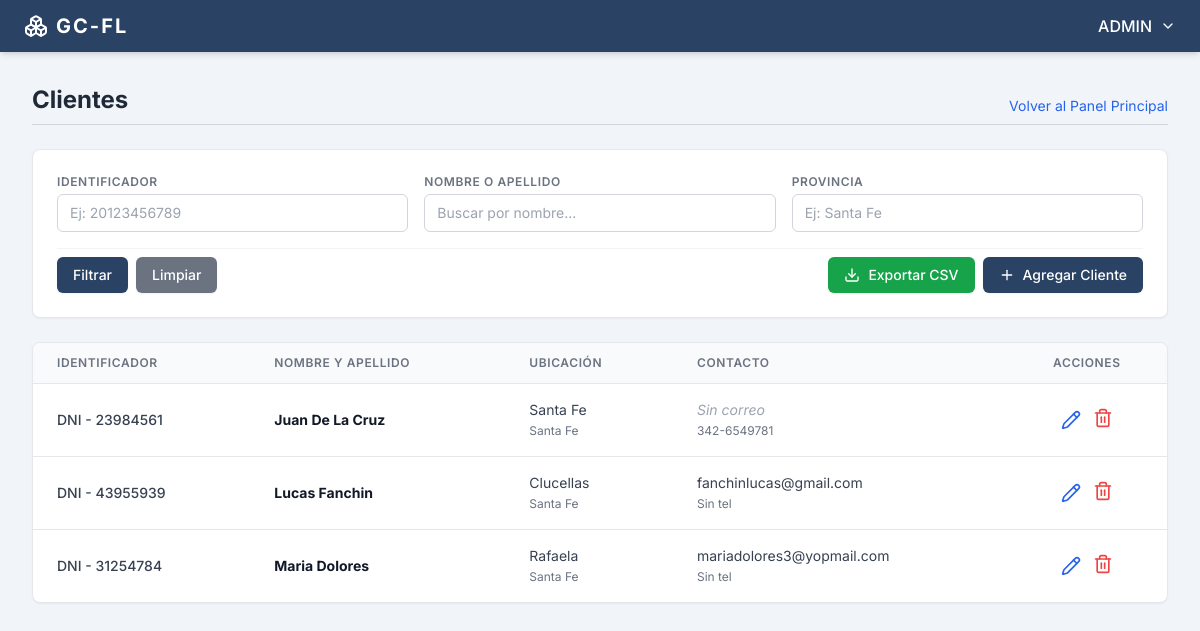
The page /clientes/ (signed in) on the database its author committed.
### users/models.py (models this page shows)
class User(AbstractUser):
    class Meta:
        db_table = 'users'
        verbose_name = 'User'
        verbose_name_plural = 'Users'

### clientes/models.py (models this page shows, shortened)
class Cliente(models.Model):
    TIPO_DOCUMENTO_CHOICES = [
        ('DNI', 'DNI'),
        ('CUIL', 'CUIL'),
        ('CUIT', 'CUIT'),
        ('PASAPORTE', 'PASAPORTE'),
    ]
    nombre = models.CharField(max_length=100)
    apellido = models.CharField(max_length=100)
    tipo_documento = models.CharField(max_length=20, choices=TIPO_DOCUMENTO_CHOICES, default='DNI')
    numero_documento = models.CharField(max_length=50, unique=True)
    provincia = models.CharField(max_length=100)
    localidad = models.CharField(max_length=100)
    direccion = models.CharField(max_length=200)
    barrio = models.CharField(max_length=100, blank=True, null=True)
    codigo_postal = models.CharField(max_length=20)
    telefono = models.CharField(max_length=50, blank=True, null=True)
    email = models.EmailField(blank=True, null=True)
    fecha_registro = models.DateTimeField(auto_now_add=True)
    class Meta:
        db_table = 'clientes'
        verbose_name = 'Cliente'
        verbose_name_plural = 'Clientes'
        ordering = ['nombre', 'apellido'] # Ordena por nombre

### clientes/views.py (the view, shortened to what this page needs)
# urls.py: path('', views.clientes_list, name='clientes_list'),
@login_required
def clientes_list(request):
    max_permission = UserRole.objects.filter(user_id=request.user).aggregate(
        max_permission=models.Max('role__clientes')
    )['max_permission'] or 0
    if max_permission == 0:
        messages.error(request, 'No tienes acceso al módulo de Clientes.')
        return redirect('dashboard')
    clientes_list = Cliente.objects.all()
    nombre = request.GET.get('nombre')
    documento = request.GET.get('documento')
    provincia = request.GET.get('provincia')
    if nombre:
        clientes_list = clientes_list.filter(
            models.Q(nombre__icontains=nombre) | models.Q(apellido__icontains=nombre)
        )
    if documento:
        clientes_list = clientes_list.filter(numero_documento__icontains=documento)
    if provincia:
        clientes_list = clientes_list.filter(provincia__icontains=provincia)
    paginator = Paginator(clientes_list, 10) # 10 clientes por página
    page_number = request.GET.get('page')
    page_obj = paginator.get_page(page_number)
    context = {
        'page_obj': page_obj,
        'max_permission': max_permission, # Util para ocultar botones de editar/borrar en el HTML
    }
    return render(request, 'clientes/clientes_list.html', context)

### clientes/templates/clientes/clientes_list.html (shortened to what this page needs)
<!DOCTYPE html>
<html lang="es">
<head>
    <script src="https://cdn.tailwindcss.com"></script>
</head>
<body class="min-h-screen flex flex-col">
    <nav class="bg-[#2a4365] text-white px-6 py-3 flex justify-between items-center shadow-md relative z-20">
        <div class="flex items-center space-x-2">
            <i data-lucide="boxes" class="w-6 h-6"></i>
            <span class="font-bold text-xl tracking-widest">GC-FL</span>
        </div>
        <div class="relative">
            <button onclick="toggleDropdown()" class="flex items-center space-x-2 hover:text-gray-200 focus:outline-none transition-colors">
                <span class="font-medium text-transform: uppercase">{{ user.username }}</span>
                <i data-lucide="chevron-down" class="w-4 h-4"></i>
            </button>
        </div>
    </nav>
    <main class="flex-1 p-8 max-w-7xl mx-auto w-full relative z-10">
        <div class="mb-6 border-b border-gray-300 pb-2 flex justify-between items-end">
            <h1 class="text-2xl font-bold text-gray-800">Clientes</h1>
            <a href="{% url 'dashboard' %}" class="text-sm text-blue-600 hover:underline">Volver al Panel Principal</a>
        </div>
        <div class="bg-white rounded-lg shadow-sm border border-gray-200 p-6 mb-6">
            <form method="GET" action="{% url 'clientes:clientes_list' %}">
                <div class="grid grid-cols-1 md:grid-cols-3 gap-4 mb-4">
                    <div>
                        <label class="block text-xs font-semibold text-gray-500 uppercase tracking-wider mb-1">Identificador</label>
                        <input type="text" name="documento" value="{{ request.GET.documento }}" placeholder="Ej: 20123456789" class="w-full border border-gray-300 rounded-md py-2 px-3 text-sm focus:outline-none focus:border-[#2a4365] focus:ring-1 focus:ring-[#2a4365]">
                    </div>
                    <div>
                        <label class="block text-xs font-semibold text-gray-500 uppercase tracking-wider mb-1">Nombre o Apellido</label>
                        <input type="text" name="nombre" value="{{ request.GET.nombre }}" placeholder="Buscar por nombre..." class="w-full border border-gray-300 rounded-md py-2 px-3 text-sm focus:outline-none focus:border-[#2a4365] focus:ring-1 focus:ring-[#2a4365]">
                    </div>
                    <div>
                        <label class="block text-xs font-semibold text-gray-500 uppercase tracking-wider mb-1">Provincia</label>
                        <input type="text" name="provincia" value="{{ request.GET.provincia }}" placeholder="Ej: Santa Fe" class="w-full border border-gray-300 rounded-md py-2 px-3 text-sm focus:outline-none focus:border-[#2a4365] focus:ring-1 focus:ring-[#2a4365]">
                    </div>
                </div>
                <div class="flex flex-col sm:flex-row justify-between items-center pt-2 border-t border-gray-100 gap-4 sm:gap-0 mt-4">
                    <div class="flex gap-2 w-full sm:w-auto">
                        <button type="submit" class="bg-[#2a4365] hover:bg-[#1e324b] text-white font-medium py-2 px-4 rounded-md text-sm transition-colors shadow-sm flex-1 sm:flex-none">
                            Filtrar
                        </button>
                        <a href="{% url 'clientes:clientes_list' %}" class="bg-gray-500 hover:bg-gray-600 text-white text-center font-medium py-2 px-4 rounded-md text-sm transition-colors shadow-sm flex-1 sm:flex-none">
                            Limpiar
                        </a>
                    </div>
                    <div class="flex gap-2 w-full sm:w-auto">
                        <a href="?export=csv&nombre={{ request.GET.nombre }}&documento={{ request.GET.documento }}&provincia={{ request.GET.provincia }}" class="bg-green-600 hover:bg-green-700 text-white font-medium py-2 px-4 rounded-md text-sm transition-colors shadow-sm flex items-center justify-center flex-1 sm:flex-none">
                            <i data-lucide="download" class="w-4 h-4 mr-2"></i> Exportar CSV
                        </a>
                        {% if max_permission >= 2 %}
                        <a href="{% url 'clientes:cliente_create' %}" class="bg-[#2a4365] hover:bg-[#1e324b] text-white font-medium py-2 px-4 rounded-md text-sm transition-colors shadow-sm flex items-center justify-center flex-1 sm:flex-none">
                            <i data-lucide="plus" class="w-4 h-4 mr-2"></i> Agregar Cliente
                        </a>
                        {% endif %}
                    </div>
                </div>
            </form>
        </div>
        <div class="bg-white rounded-lg shadow-sm border border-gray-200 overflow-hidden">
            <div class="table-container">
                <table class="w-full text-left border-collapse">
                    <thead>
                        <tr class="bg-gray-50 border-b border-gray-200">
                            <th class="py-3 px-6 text-xs font-semibold text-gray-500 uppercase tracking-wider">Identificador</th>
                            <th class="py-3 px-6 text-xs font-semibold text-gray-500 uppercase tracking-wider">Nombre y Apellido</th>
                            <th class="py-3 px-6 text-xs font-semibold text-gray-500 uppercase tracking-wider">Ubicación</th>
                            <th class="py-3 px-6 text-xs font-semibold text-gray-500 uppercase tracking-wider hidden md:table-cell">Contacto</th>
                            {% if max_permission >= 2 %}
                            <th class="py-3 px-6 text-xs font-semibold text-gray-500 uppercase tracking-wider text-center">Acciones</th>
                            {% endif %}
                        </tr>
                    </thead>
                    <tbody class="text-sm text-gray-700 divide-y divide-gray-200">
                        {% for cliente in page_obj %}
                        <tr class="hover:bg-gray-50 transition-colors">
                            <td class="py-4 px-6 font-medium">{{ cliente.tipo_documento }} - {{ cliente.numero_documento }}</td>
                            <td class="py-4 px-6 font-bold text-gray-900">{{ cliente.nombre }} {{ cliente.apellido }}</td>
                            <td class="py-4 px-6">
                                <span class="block">{{ cliente.localidad }}</span>
                                <span class="text-xs text-gray-500">{{ cliente.provincia }}</span>
                            </td>
                            <td class="py-4 px-6 hidden md:table-cell">
                                <span class="block">{% if cliente.email %}{{ cliente.email }}{% else %}<span class="text-gray-400 italic">Sin correo</span>{% endif %}</span>
                                <span class="text-xs text-gray-500">{% if cliente.telefono %}{{ cliente.telefono }}{% else %}Sin tel{% endif %}</span>
                            </td>
                            {% if max_permission >= 2 %}
                            <td class="py-4 px-6 text-center">
                                <div class="flex items-center justify-center space-x-3">
                                    <a href="{% url 'clientes:cliente_edit' cliente.pk %}" class="text-blue-600 hover:text-blue-800 transition-colors" title="Editar">
                                        <i data-lucide="pencil" class="w-5 h-5"></i>
                                    </a>
                                    <form method="POST" action="{% url 'clientes:cliente_delete' cliente.pk %}" onsubmit="return confirm('¿Estás seguro de eliminar este cliente?');">
                                        <button type="submit" class="text-red-500 hover:text-red-700 transition-colors" title="Eliminar">
                                            <i data-lucide="trash-2" class="w-5 h-5"></i>
                                        </button>
                                    </form>
                                </div>
                            </td>
                            {% endif %}
                        </tr>
                        {% empty %}
                        <tr>
                            <td colspan="5" class="py-8 text-center text-gray-500">No se encontraron clientes.</td>
                        </tr>
                        {% endfor %}
                    </tbody>
                </table>
            </div>
        </div>
    </main>
</body>
</html>

### clientes/templates/clientes/clientes_list.html (style rules this page uses)
body { font-family: 'Inter', sans-serif; background-color: #f1f5f9; }
.table-container { overflow-x: auto; }

### rows shown on the page
User: username "ADMIN"
Cliente: tipo_documento "DNI", numero_documento "23984561", nombre "Juan", apellido "De La Cruz", localidad "Santa Fe", provincia "Santa Fe", shows "Sin correo", telefono "342-6549781"
Cliente: tipo_documento "DNI", numero_documento "43955939", nombre "Lucas", apellido "Fanchin", localidad "Clucellas", provincia "Santa Fe", email "fanchinlucas@gmail.com", shows "Sin tel"
Cliente: tipo_documento "DNI", numero_documento "31254784", nombre "Maria", apellido "Dolores", localidad "Rafaela", provincia "Santa Fe", email "mariadolores3@yopmail.com", shows "Sin tel"
